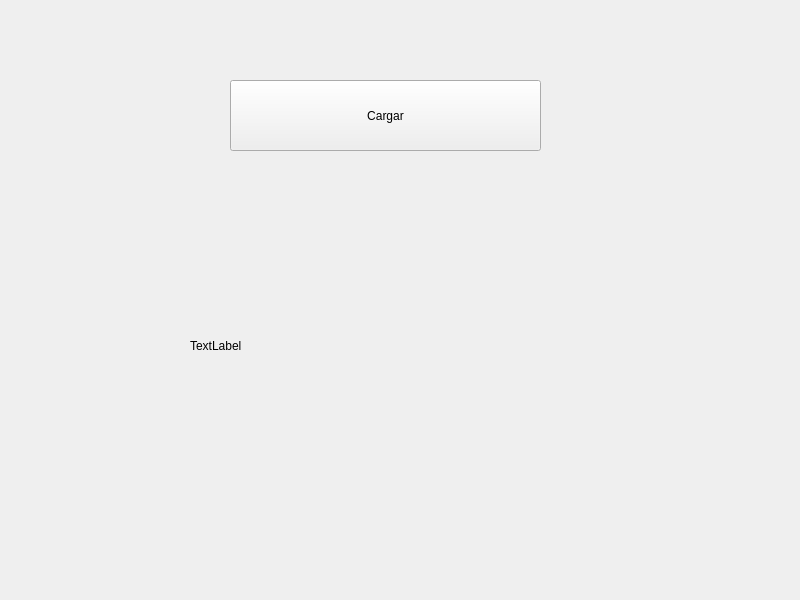
<?xml version="1.0" encoding="UTF-8"?>
<ui version="4.0">
 <class>Widget</class>
 <widget class="QWidget" name="Widget">
  <property name="geometry">
   <rect>
    <x>0</x>
    <y>0</y>
    <width>800</width>
    <height>600</height>
   </rect>
  </property>
  <property name="windowTitle">
   <string>Widget</string>
  </property>
  <widget class="QPushButton" name="cargar">
   <property name="geometry">
    <rect>
     <x>230</x>
     <y>80</y>
     <width>311</width>
     <height>71</height>
    </rect>
   </property>
   <property name="text">
    <string>Cargar</string>
   </property>
  </widget>
  <widget class="QLabel" name="texto">
   <property name="geometry">
    <rect>
     <x>190</x>
     <y>240</y>
     <width>401</width>
     <height>211</height>
    </rect>
   </property>
   <property name="text">
    <string>TextLabel</string>
   </property>
  </widget>
 </widget>
 <resources/>
 <connections/>
</ui>
